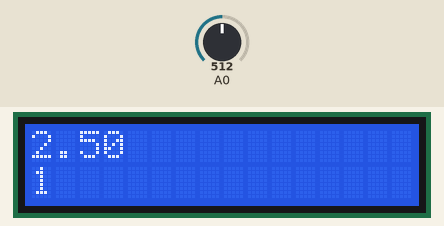
Simulated run of this sketch. Board: Arduino Uno, built with avr-gcc and run on an emulated ATmega328P. Parts: 16×2 character LCD. The inputs (shaded band) are chosen by the test bench; at power-on: A0 = 512. What the sketch prints to the serial monitor is not drawn.

Above: at 1.2 s.
1.3 s: A0 set to 716
At 2.8 s:
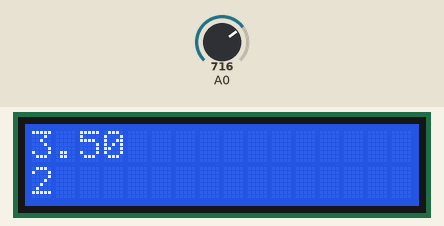
3.5 s: A0 set to 900
At 4.5 s:
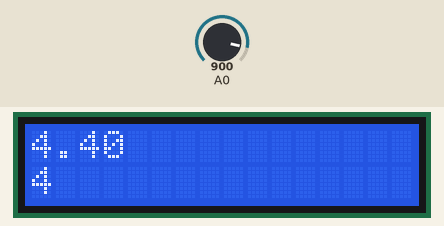
5.5 s: A0 set to 1023
At 6.8 s:
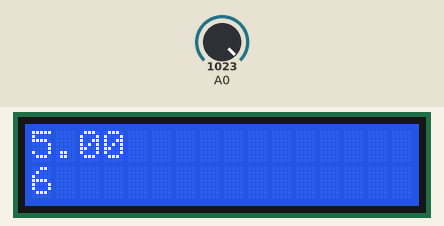
Timing chart, 0 to 8.5 s (numbered marks = the images above; inputs shaded):
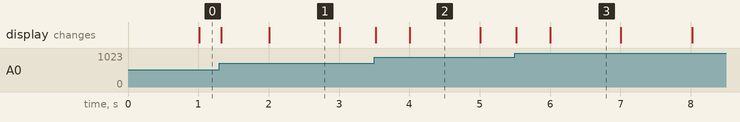

Measured:
- what the display in image 1 shows lasts 1.0 s, from 2.0 s to 3.0 s

The sketch:

LCDvoltmeter.ino
```cpp
/*
  My LCD Voltage Display Project
  ------------------------------------------------------------
  What this program does:
    - Uses a 16x2 LCD through the LiquidCrystal library.
    - Reads an analog voltage from pin A0.
    - Converts the raw analog value into an actual voltage.
    - Shows both the voltage and the elapsed time on the LCD.

  LCD Wiring I am using:
    RS  → 12
    EN  → 11
    D4  → 5
    D5  → 4
    D6  → 3
    D7  → 2
    RW  → GND
    VSS → GND
    VCC → +5V
    VO  → middle pin of 10k potentiometer (contrast control)

  The 10k Potentiometer:
    - One side to +5V
    - One side to GND
    - Middle terminal to LCD VO pin

  Purpose:
    - Practice using the LCD.
    - Practice reading analog values.
    - Practice displaying formatted data in real time.
*/

#include <LiquidCrystal.h>   // Library that controls LCD screens using the HD44780 chipset

// Pin mapping from Arduino to my LCD display
const int rs = 12;   // Register Select pin (tells LCD what type of data is sent)
const int en = 11;   // Enable pin (LCD reads data when this pin pulses)
const int d4 = 5;    // Data pins for 4-bit communication
const int d5 = 4;
const int d6 = 3;
const int d7 = 2;

// Creating the LCD object using the pins I chose above
LiquidCrystal lcd(rs, en, d4, d5, d6, d7);

void setup() {
  lcd.begin(16, 2);        // Tell the LCD that it has 16 columns and 2 rows
  Serial.begin(9600);      // Open serial communication for optional debugging
}

void loop() {

  // Move cursor to the first line, first column
  lcd.setCursor(0, 0);

  // Read the analog value coming from A0 (0 → 1023)
  int rawValue = analogRead(A0);

  // Convert the raw ADC reading into a real-world voltage (based on 5V reference)
  float voltage = rawValue * (5.0 / 1023.0);

  // Print voltage on the LCD's first line
  lcd.print(voltage);

  // Print the same value in the Serial Monitor (helpful for debugging)
  Serial.print("Voltage = ");
  Serial.println(voltage);

  // Move cursor to second line
  lcd.setCursor(0, 1);

  // Print uptime (in seconds) since Arduino started running
  lcd.print(millis() / 1000);
}
```
